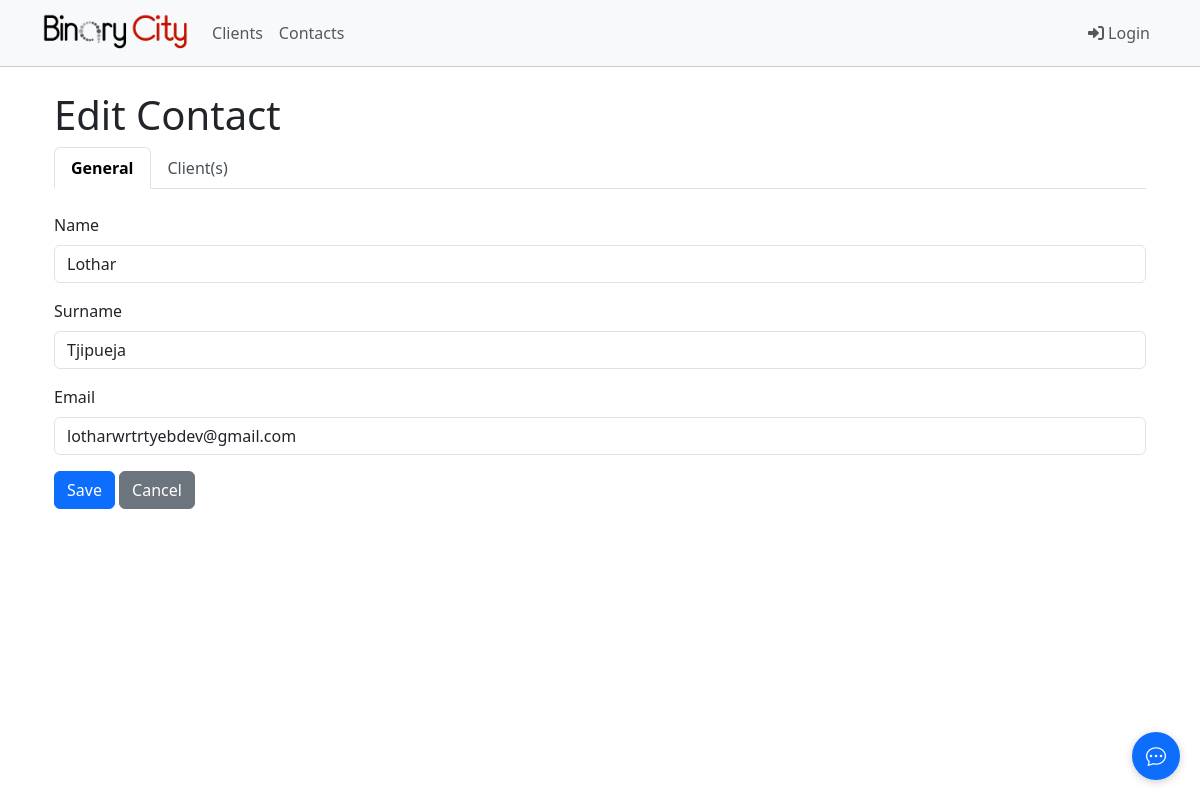
The app's page /contacts/13/edit/, older data.
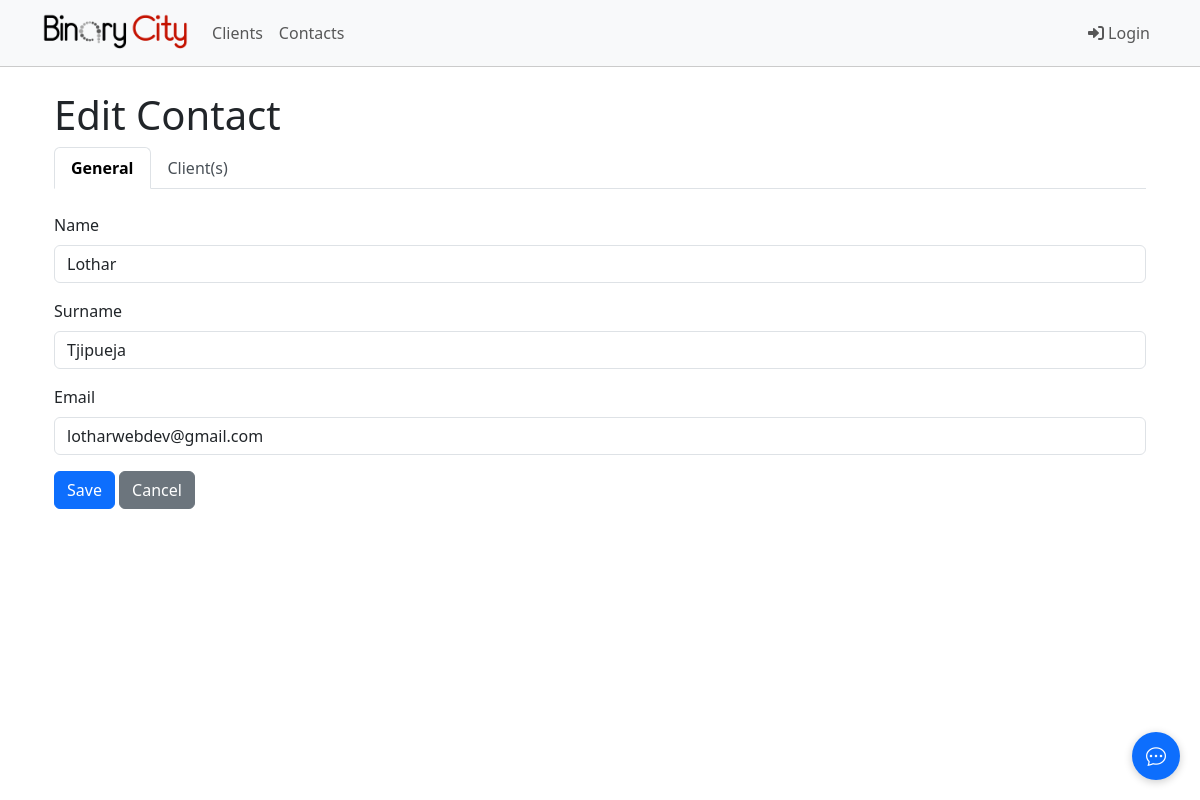
The same page, newer data.
### binarycity/models.py (models this page shows, shortened)
class Contact(models.Model):
    name = models.CharField(max_length=255, db_index=True)
    surname = models.CharField(max_length=255, db_index=True)
    email = models.EmailField(unique=True, validators=[EmailValidator()], db_index=True)
    created_at = models.DateTimeField(auto_now_add=True, db_index=True)
    updated_at = models.DateTimeField(auto_now=True)
    class Meta:
        ordering = ['surname', 'name']
        indexes = [
            models.Index(fields=['surname', 'name']),
            models.Index(fields=['email']),
            models.Index(fields=['created_at']),
        ]

### binarycity/views.py (the view)
# urls.py: path('contacts/<int:pk>/edit/', views.ContactUpdateView.as_view(), name='contact_update'),
class ContactUpdateView(UpdateView):
    model = Contact
    form_class = ContactForm
    template_name = 'binarycity/contact_form.html'
    success_url = reverse_lazy('contact_list')
    def get_context_data(self, **kwargs):
        context = super().get_context_data(**kwargs)
        all_clients = Client.objects.all()
        linked_clients = self.object.clients.all()
        linked_paginator = Paginator(linked_clients, 5)
        linked_page = self.request.GET.get('linked_page', 1)
        context['linked_clients'] = linked_paginator.get_page(linked_page)
        available_clients = all_clients.exclude(id__in=linked_clients.values_list('id', flat=True))
        available_paginator = Paginator(available_clients, 5)
        available_page = self.request.GET.get('available_page', 1)
        context['clients'] = available_paginator.get_page(available_page)
        return context

### binarycity/forms.py (shortened to what this page needs)
class ContactForm(forms.ModelForm):
    class Meta:
        model = Contact
        fields = ['name', 'surname', 'email']
        widgets = {
            'name': forms.TextInput(attrs={
                'class': 'form-control',
                'placeholder': 'Enter first name'
            }),
            'surname': forms.TextInput(attrs={
                'class': 'form-control',
                'placeholder': 'Enter surname'
            }),
            'email': forms.EmailInput(attrs={
                'class': 'form-control',
                'placeholder': 'Enter email address'
            }),
        }

### binarycity/templates/binarycity/contact_form.html (shortened to what this page needs)
{% extends 'base.html' %}
{% block content %}
<div class="container">
    <h1>{% if object %}Edit{% else %}New{% endif %} Contact</h1>
    <ul class="nav nav-tabs mb-4" id="contactTabs" role="tablist">
        <li class="nav-item">
            <a class="nav-link active" id="general-tab" data-bs-toggle="tab" href="#general" role="tab">General</a>
        </li>
        {% if object %}
        <li class="nav-item">
            <a class="nav-link" id="clients-tab" data-bs-toggle="tab" href="#clients" role="tab">Client(s)</a>
        </li>
        {% endif %}
    </ul>
    <div class="tab-content" id="contactTabContent">
        <div class="tab-pane fade show active" id="general" role="tabpanel">
            <form method="post" class="needs-validation" novalidate>
                <div class="mb-3">
                    <label for="{{ form.name.id_for_label }}" class="form-label">Name</label>
                    {{ form.name }}
                </div>
                <div class="mb-3">
                    <label for="{{ form.surname.id_for_label }}" class="form-label">Surname</label>
                    {{ form.surname }}
                </div>
                <div class="mb-3">
                    <label for="{{ form.email.id_for_label }}" class="form-label">Email</label>
                    {{ form.email }}
                </div>
                <button type="submit" class="btn btn-primary">Save</button>
                <a href="{% url 'contact_list' %}" class="btn btn-secondary">Cancel</a>
            </form>
        </div>
    </div>
</div>
{% endblock %}

Row changes from the older to the newer data that the page shows:
changed Contact "Lothar": email "lotharwrtrtyebdev@gmail.com" → "lotharwebdev@gmail.com"
